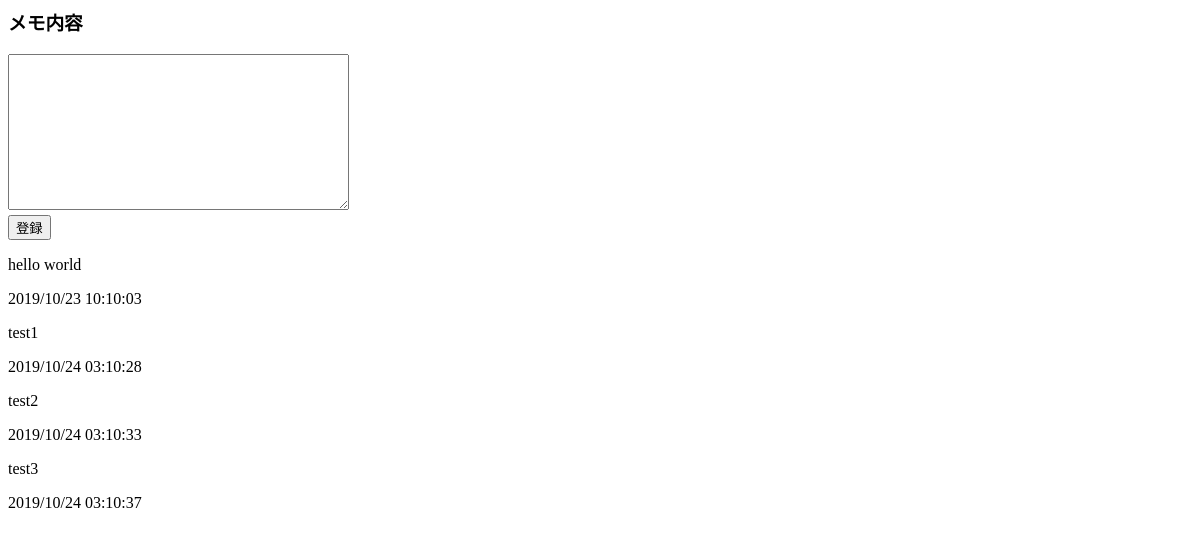
Before: / with the older database file.
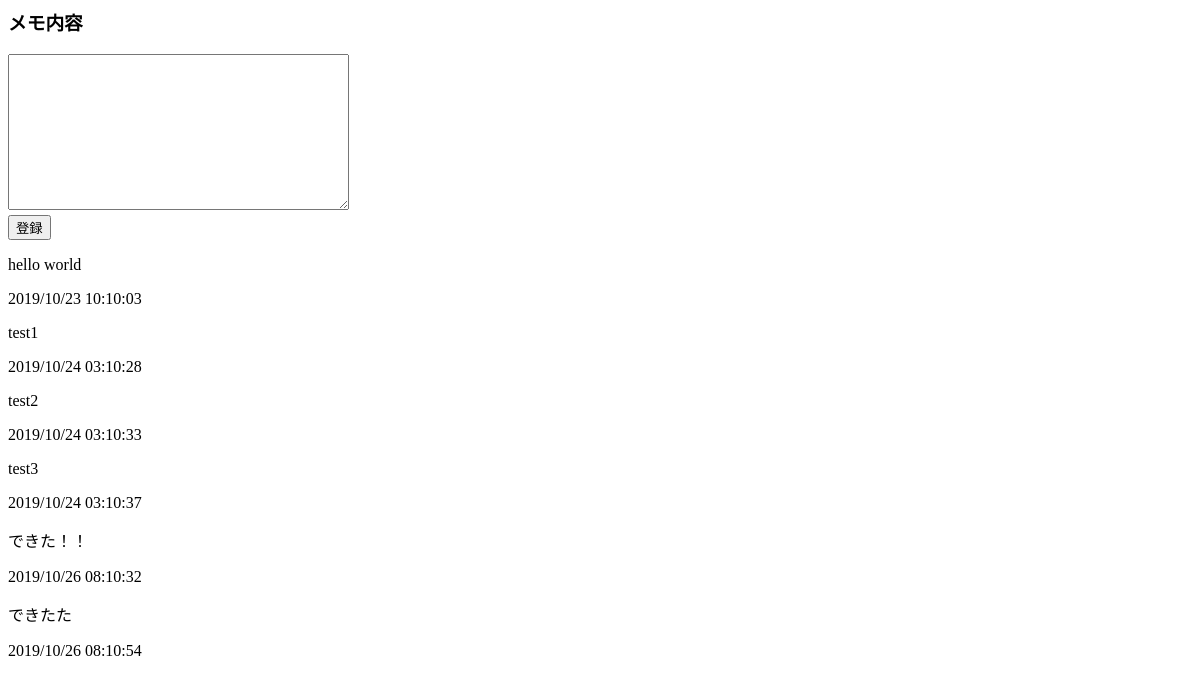
After: the same page with the newer database file.
### memo_app/models.py (models this page shows, shortened)
class Memo(models.Model):
    content = models.CharField(max_length=2000)
    update_datetime = models.DateTimeField(auto_now_add=True) #モデルを追加した日時を記録

### memo_app/views.py (the view)
# urls.py: path('', views.index, name='index'), #? urlに何もない時は、view.pyのindex関数を呼び出すという意味になる
def index(request):
    memos = Memo.objects.all()
    params = {
        'memos': memos,
        'form': PostForm() #これが抜けていたためテキストエリアが表示されへんかった
      }
    return render(request, 'index.html', params)#renderメソッドの第三引数に変数(辞書型)を入れることで、templateのhtmlファイルに使う変数を渡せる、辞書に使う変数を全部格納してしまう

### memo_app/forms.py
class PostForm(forms.ModelForm):
    class Meta:
        model = Memo
        fields = ['content']
        widgets = {
            'content': forms.Textarea
        }

### templates/index.html (shortened to what this page needs)
<html>
<body>
    <div class="memo-form">
      <h3>メモ内容</h3>
      <form action="{% url 'post' %}" method="post">
        <div class="text-memo">
          {{ form.content }}
        </div>
        <div class="post-form">
            <input type="submit" value="登録" class="post-botton">
        </div>
      </form>
    </div>
  <div class="top_box">
    {% for memo in memos %}
    <div>
      <p>{{ memo.content }}</p>
      <p>{{ memo.update_datetime|date:"Y/m/d H:m:s" }}</p>
    </div>
    {% endfor %}
  </div>
</body>
</html>

Changed rows visible on the page:
added Memo: content "できた！！", update_datetime "2019/10/26 08:10:32"
added Memo: content "できたた", update_datetime "2019/10/26 08:10:54"
